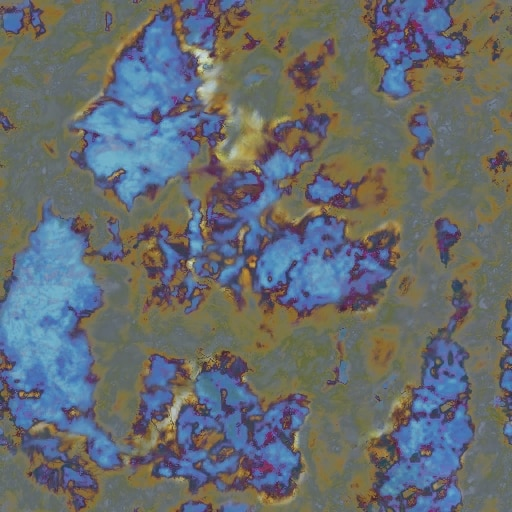
#> input picture src/dataset/category1/Case-Hardened.png, 512 x 512 px; its folder holds only this picture in this run
$ python data_preprocessing.py
#> lines starting #> are read from the running program, lines starting #| are printed output that depends on the picture
import os
import cv2
import numpy as np

# Define the path to your dataset directory
dataset_path = 'dataset'

# Define parameters for data preprocessing
image_size = (128, 128)
output_directory = 'preprocessed_dataset'

# Create the output directory if it doesn't exist
os.makedirs(output_directory, exist_ok=True)

# Preprocess the images and save them to the output directory
for category in os.listdir(dataset_path):
    category_path = os.path.join(dataset_path, category)
    output_category_path = os.path.join(output_directory, category)
    os.makedirs(output_category_path, exist_ok=True)

    for image_file in os.listdir(category_path):
        image_path = os.path.join(category_path, image_file)
        image = cv2.imread(image_path)
#> image is the input picture: shape (512, 512, 3); mean B, G, R 110.7, 107.5, 102.5
        image = cv2.resize(image, image_size)
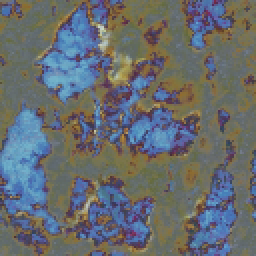
#> image: shape (128, 128, 3) (shown 2 times larger); mean B, G, R 110.9, 107.7, 102.7
        image = image.astype(np.float32) / 255.0  # Normalize pixel values to [0, 1]

        output_image_path = os.path.join(output_category_path, image_file)
        cv2.imwrite(output_image_path, image * 255.0)
